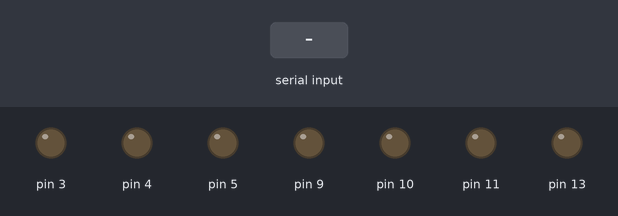
Bench run of a sketch on a simulated Arduino Uno, built with avr-gcc and run on an emulated ATmega328P. Parts: output pins drawn as LEDs (lit = HIGH). The test bench sets the inputs (shaded band).

Above: at 1.2 s.
1.3 s: "90,45,200\n" received over Serial
At 1.8 s:
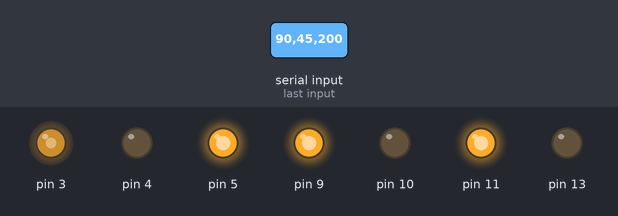
2.8 s: "X90\n" received over Serial
At 4.2 s:
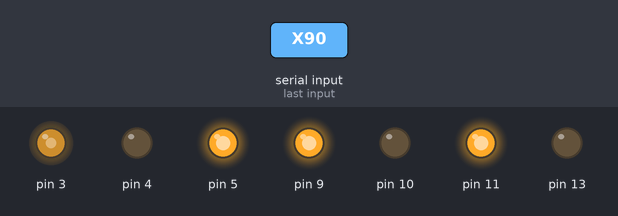
Timing chart, 0 to 5.8 s (numbered marks = the images above; inputs shaded):
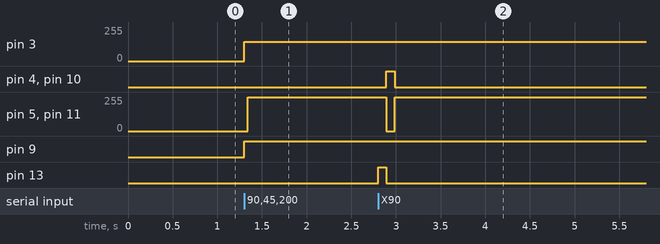

The sketch:

converter.ino
```cpp
int x,y,z;
void setup()
{
 Serial.begin(9600);
 pinMode(13,OUTPUT);
 pinMode(5,OUTPUT);
 pinMode(4,OUTPUT);
 pinMode(3,OUTPUT);
 pinMode(10,OUTPUT);
 pinMode(11,OUTPUT);

 }
void loop()
{
 if(Serial.available()>0)
   {  if(Serial.read()=='X')
      {
        x=Serial.parseInt();
         if(Serial.read()=='Y')
          {
            y=Serial.parseInt();
             if(Serial.read()=='Z')
              {
                z=Serial.parseInt();
              }
          }
      }
  digitalWrite(13,HIGH);
  delay(x);
  digitalWrite(13,LOW);
  delay(z);
  analogWrite(3,400);
  analogWrite(9,400);
  digitalWrite(4,HIGH);
  digitalWrite(5,LOW);
  digitalWrite(10,HIGH);
  digitalWrite(11,LOW);
  delay(x);
  digitalWrite(4,LOW);
  digitalWrite(5,HIGH);
  digitalWrite(10,LOW);
  digitalWrite(11,HIGH);
  delay(z);

   while(Serial.available()>0)
    {
      Serial.read();
    }
   }
}
```

Measured:
- after the input at 1.3 s, pin 3: 0/255 → 144/255 at once; pin 5, pin 11: 0/255 → 255/255 at once; pin 9: LOW → HIGH at once
- after the input at 2.8 s, pin 4, pin 10: LOW → HIGH after 0.09 s, → LOW 0.09 s later; pin 5, pin 11: 255/255 → 0/255 after 0.09 s, → 255/255 0.09 s later; pin 13: LOW → HIGH at once, → LOW 0.09 s later
